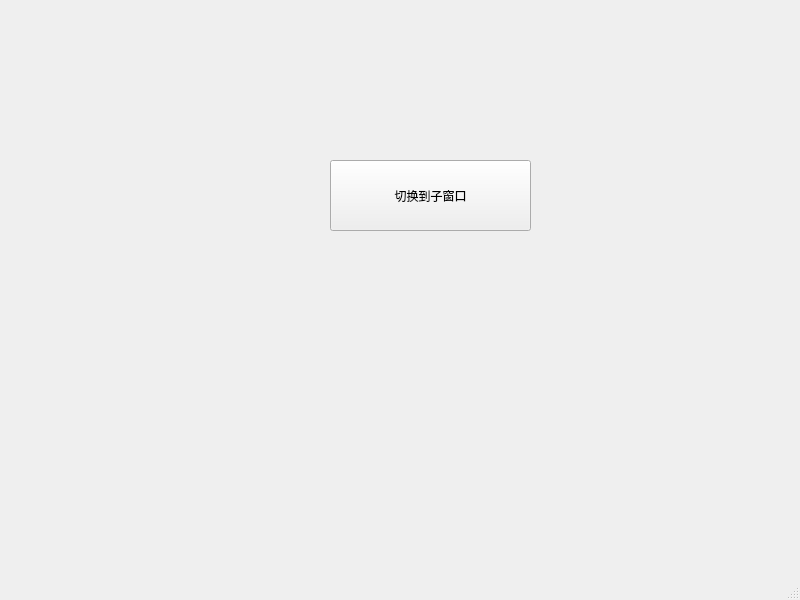
<?xml version="1.0" encoding="UTF-8"?>
<ui version="4.0">
 <class>MainWindow</class>
 <widget class="QMainWindow" name="MainWindow">
  <property name="geometry">
   <rect>
    <x>0</x>
    <y>0</y>
    <width>800</width>
    <height>600</height>
   </rect>
  </property>
  <property name="windowTitle">
   <string>MainWindow</string>
  </property>
  <widget class="QWidget" name="centralwidget">
   <widget class="QPushButton" name="pushButton">
    <property name="geometry">
     <rect>
      <x>330</x>
      <y>160</y>
      <width>201</width>
      <height>71</height>
     </rect>
    </property>
    <property name="text">
     <string>切换到子窗口</string>
    </property>
   </widget>
  </widget>
  <widget class="QMenuBar" name="menubar">
   <property name="geometry">
    <rect>
     <x>0</x>
     <y>0</y>
     <width>800</width>
     <height>27</height>
    </rect>
   </property>
  </widget>
  <widget class="QStatusBar" name="statusbar"/>
 </widget>
 <resources/>
 <connections/>
</ui>
